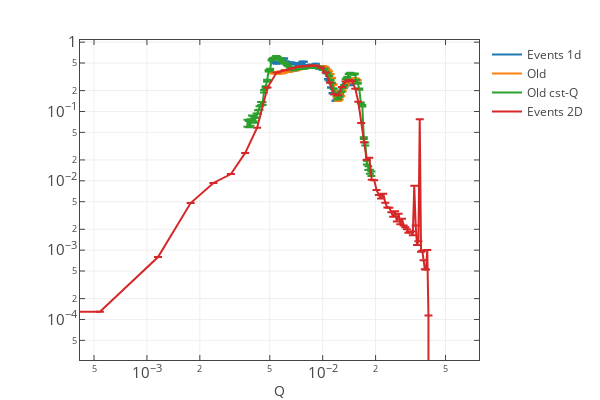

Notebook source saved alongside this figure:
### Code cell
print ref_cst_path
print ref_path
spec_data_cst = np.loadtxt(ref_cst_path)
spec_data = np.loadtxt(ref_path)


q_bins = event_refl.q_bins
q_middle = [(q_bins[i+1]+q_bins[i])/2.0 for i in range(len(q_bins)-1)]

_plot_list = [[q_middle, refl, d_refl],
              [spec_data.T[0], spec_data.T[1], spec_data.T[2]],
              [spec_data_cst.T[0], spec_data_cst.T[1], spec_data_cst.T[2]],
             ]
_plot_names = ["Events 1d", "Old", "Old cst-Q"]

if True:
    # Qx range for the specular ridge in 2D
    _z, _spec, _d_spec = event_refl.slice(-0.0015, 0.00311, normalize=False)
    #_z, _spec, _d_spec = event_refl.slice(-1.3e-5, 1.3e-5, normalize=False)

    _sum_scale = 1.0

    _spec *= _scale * ref_scale * _sum_scale
    _d_spec *= _scale * ref_scale * _sum_scale

    _z_middle = [(_z[i+1]+_z[i])/2.0 for i in range(len(_z)-1)]

    _plot_list.append([_z_middle, _spec, _d_spec])
    _plot_names.append("Events 2D")

    

plot1d(_plot_list, _plot_names, x_log=True, y_log=True, x_title='Q')
